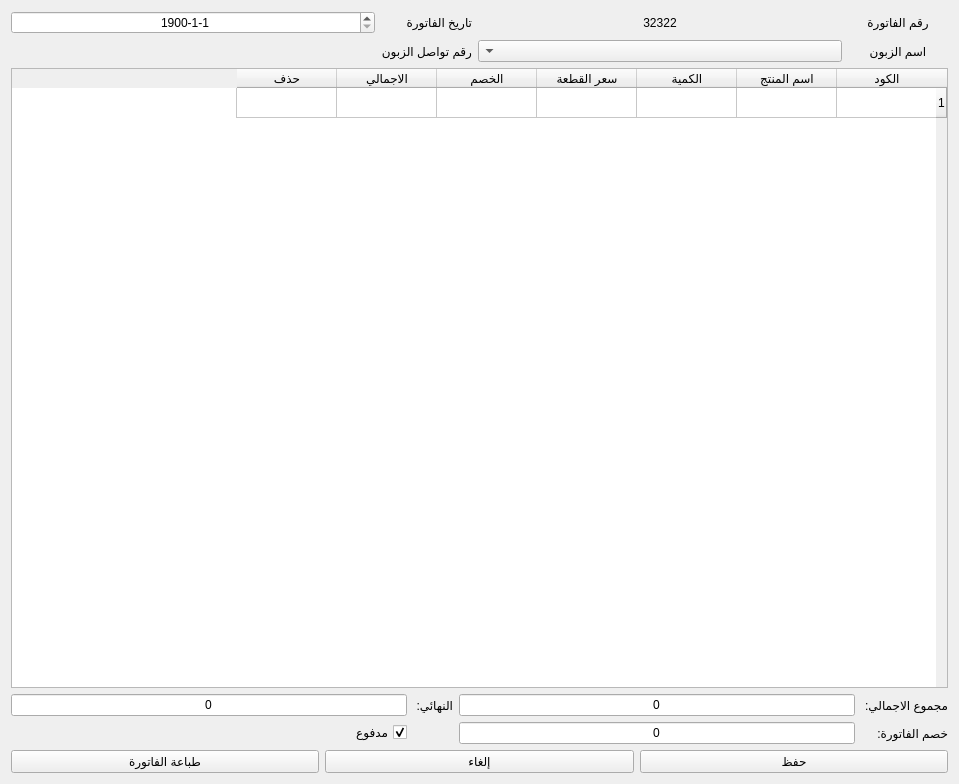
<?xml version="1.0" encoding="UTF-8"?>
<ui version="4.0">
 <class>Form</class>
 <widget class="QWidget" name="Form">
  <property name="geometry">
   <rect>
    <x>0</x>
    <y>0</y>
    <width>959</width>
    <height>784</height>
   </rect>
  </property>
  <property name="windowTitle">
   <string>فاتورة مبيع</string>
  </property>
  <property name="layoutDirection">
   <enum>Qt::RightToLeft</enum>
  </property>
  <layout class="QVBoxLayout" name="verticalLayout">
   <item>
    <layout class="QVBoxLayout" name="verticalLayout_11">
     <item>
      <layout class="QGridLayout" name="gridLayout_4">
       <item row="0" column="0">
        <widget class="QLabel" name="label_20">
         <property name="sizePolicy">
          <sizepolicy hsizetype="Fixed" vsizetype="Preferred">
           <horstretch>0</horstretch>
           <verstretch>0</verstretch>
          </sizepolicy>
         </property>
         <property name="minimumSize">
          <size>
           <width>100</width>
           <height>0</height>
          </size>
         </property>
         <property name="text">
          <string>رقم الفاتورة</string>
         </property>
         <property name="alignment">
          <set>Qt::AlignCenter</set>
         </property>
        </widget>
       </item>
       <item row="0" column="2">
        <widget class="QLabel" name="label_21">
         <property name="text">
          <string>تاريخ الفاتورة</string>
         </property>
        </widget>
       </item>
       <item row="1" column="2">
        <widget class="QLabel" name="label_23">
         <property name="text">
          <string>رقم تواصل الزبون</string>
         </property>
        </widget>
       </item>
       <item row="0" column="1">
        <widget class="QLabel" name="bill_code">
         <property name="sizePolicy">
          <sizepolicy hsizetype="Expanding" vsizetype="Preferred">
           <horstretch>0</horstretch>
           <verstretch>0</verstretch>
          </sizepolicy>
         </property>
         <property name="text">
          <string>32322</string>
         </property>
         <property name="alignment">
          <set>Qt::AlignCenter</set>
         </property>
        </widget>
       </item>
       <item row="1" column="3">
        <widget class="QLabel" name="c_phone">
         <property name="sizePolicy">
          <sizepolicy hsizetype="Expanding" vsizetype="Preferred">
           <horstretch>0</horstretch>
           <verstretch>0</verstretch>
          </sizepolicy>
         </property>
         <property name="text">
          <string/>
         </property>
         <property name="alignment">
          <set>Qt::AlignCenter</set>
         </property>
        </widget>
       </item>
       <item row="1" column="1">
        <widget class="QComboBox" name="c_name"/>
       </item>
       <item row="1" column="0">
        <widget class="QLabel" name="label_22">
         <property name="sizePolicy">
          <sizepolicy hsizetype="Fixed" vsizetype="Preferred">
           <horstretch>0</horstretch>
           <verstretch>0</verstretch>
          </sizepolicy>
         </property>
         <property name="minimumSize">
          <size>
           <width>100</width>
           <height>0</height>
          </size>
         </property>
         <property name="text">
          <string>اسم الزبون</string>
         </property>
         <property name="alignment">
          <set>Qt::AlignCenter</set>
         </property>
        </widget>
       </item>
       <item row="0" column="3">
        <widget class="QDateEdit" name="b_date">
         <property name="sizePolicy">
          <sizepolicy hsizetype="Expanding" vsizetype="Fixed">
           <horstretch>0</horstretch>
           <verstretch>0</verstretch>
          </sizepolicy>
         </property>
         <property name="layoutDirection">
          <enum>Qt::LeftToRight</enum>
         </property>
         <property name="locale">
          <locale language="English" country="Kenya"/>
         </property>
         <property name="alignment">
          <set>Qt::AlignCenter</set>
         </property>
         <property name="specialValueText">
          <string/>
         </property>
         <property name="minimumDate">
          <date>
           <year>1900</year>
           <month>1</month>
           <day>1</day>
          </date>
         </property>
         <property name="displayFormat">
          <string>yyyy-M-d</string>
         </property>
         <property name="date">
          <date>
           <year>1900</year>
           <month>1</month>
           <day>1</day>
          </date>
         </property>
        </widget>
       </item>
      </layout>
     </item>
     <item>
      <widget class="QTableWidget" name="bs_table">
       <property name="editTriggers">
        <set>QAbstractItemView::AllEditTriggers</set>
       </property>
       <property name="selectionMode">
        <enum>QAbstractItemView::SingleSelection</enum>
       </property>
       <property name="selectionBehavior">
        <enum>QAbstractItemView::SelectItems</enum>
       </property>
       <attribute name="verticalHeaderVisible">
        <bool>true</bool>
       </attribute>
       <row>
        <property name="text">
         <string>1</string>
        </property>
       </row>
       <column>
        <property name="text">
         <string>الكود</string>
        </property>
       </column>
       <column>
        <property name="text">
         <string>اسم المنتج</string>
        </property>
       </column>
       <column>
        <property name="text">
         <string>الكمية</string>
        </property>
       </column>
       <column>
        <property name="text">
         <string>سعر القطعة</string>
        </property>
       </column>
       <column>
        <property name="text">
         <string>الخصم</string>
        </property>
       </column>
       <column>
        <property name="text">
         <string>الاجمالي</string>
        </property>
       </column>
       <column>
        <property name="text">
         <string>حذف</string>
        </property>
       </column>
      </widget>
     </item>
     <item>
      <layout class="QGridLayout" name="gridLayout_5">
       <item row="0" column="1">
        <widget class="QLineEdit" name="total">
         <property name="enabled">
          <bool>true</bool>
         </property>
         <property name="text">
          <string>0</string>
         </property>
         <property name="alignment">
          <set>Qt::AlignCenter</set>
         </property>
         <property name="readOnly">
          <bool>true</bool>
         </property>
        </widget>
       </item>
       <item row="0" column="0">
        <widget class="QLabel" name="label_24">
         <property name="text">
          <string>مجموع الاجمالي: </string>
         </property>
        </widget>
       </item>
       <item row="1" column="1">
        <widget class="QLineEdit" name="discount">
         <property name="text">
          <string>0</string>
         </property>
         <property name="alignment">
          <set>Qt::AlignCenter</set>
         </property>
        </widget>
       </item>
       <item row="0" column="2">
        <widget class="QLabel" name="label_25">
         <property name="text">
          <string>النهائي: </string>
         </property>
        </widget>
       </item>
       <item row="0" column="3">
        <widget class="QLineEdit" name="last_total">
         <property name="enabled">
          <bool>true</bool>
         </property>
         <property name="text">
          <string>0</string>
         </property>
         <property name="alignment">
          <set>Qt::AlignCenter</set>
         </property>
         <property name="readOnly">
          <bool>true</bool>
         </property>
        </widget>
       </item>
       <item row="1" column="0">
        <widget class="QLabel" name="label_26">
         <property name="text">
          <string>خصم الفاتورة:</string>
         </property>
        </widget>
       </item>
       <item row="1" column="3">
        <widget class="QCheckBox" name="ch_ispaid">
         <property name="text">
          <string>مدفوع</string>
         </property>
         <property name="checked">
          <bool>true</bool>
         </property>
         <property name="tristate">
          <bool>false</bool>
         </property>
        </widget>
       </item>
      </layout>
     </item>
     <item>
      <layout class="QHBoxLayout" name="horizontalLayout_9">
       <item>
        <widget class="QPushButton" name="btn_save">
         <property name="text">
          <string>حفظ</string>
         </property>
        </widget>
       </item>
       <item>
        <widget class="QPushButton" name="btn_cancel">
         <property name="text">
          <string>إلغاء</string>
         </property>
        </widget>
       </item>
       <item>
        <widget class="QPushButton" name="btn_print_bill">
         <property name="text">
          <string>طباعة الفاتورة</string>
         </property>
        </widget>
       </item>
      </layout>
     </item>
    </layout>
   </item>
  </layout>
 </widget>
 <tabstops>
  <tabstop>c_name</tabstop>
  <tabstop>b_date</tabstop>
  <tabstop>bs_table</tabstop>
  <tabstop>total</tabstop>
  <tabstop>discount</tabstop>
  <tabstop>last_total</tabstop>
  <tabstop>btn_print_bill</tabstop>
 </tabstops>
 <resources/>
 <connections/>
</ui>
